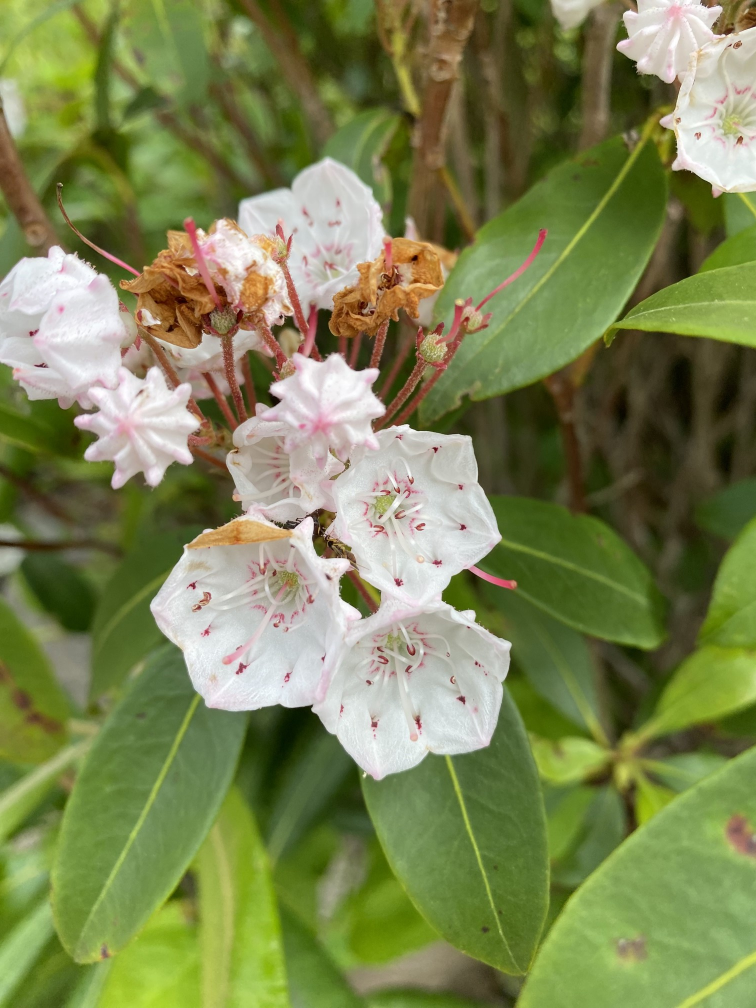
#> input picture Website/backend/data/segmentation/flower.jpg, 1512 x 2016 px (shown at 1/2 size)
$ python -i panorama.py   (imports and definitions only)
#> lines starting #> are read from the running program, lines starting #| are printed output that depends on the picture
"""
Panorama stitching: SIFT correspondences -> linear least-squares homography ->
custom RANSAC outlier rejection -> Levenberg-Marquardt nonlinear refinement ->
multi-image compositing with hole-filling interpolation.

Ported from Homework 5 (ECE 661), generalized from a fixed 5-image pipeline to
an arbitrary sequence of N>=2 images anchored at the middle image, and with the
per-pixel Python forward-warp loops replaced by vectorized numpy scatter
operations (the original pixel-by-pixel loop over a full-resolution image would
take tens of seconds per image; the vectorized version is near-instant).
"""
from __future__ import annotations

from pathlib import Path

import numpy as np
import cv2
from scipy.optimize import least_squares
from scipy import ndimage as nd

MAX_DIM = 900  # resize uploads to keep SIFT + warping responsive

SAMPLE_DIR = Path(__file__).resolve().parents[2] / "data" / "panorama"
SAMPLE_IMAGES = [SAMPLE_DIR / f"{i}.jpg" for i in range(1, 6)]


def resize_for_demo(img_bgr: np.ndarray, max_dim: int = MAX_DIM) -> np.ndarray:
    h, w = img_bgr.shape[:2]
    scale = min(1.0, max_dim / max(h, w))
    if scale < 1.0:
        img_bgr = cv2.resize(img_bgr, (int(w * scale), int(h * scale)), interpolation=cv2.INTER_AREA)
    return img_bgr


# [4 lines left out: function detect_sift, not called in this run]


def draw_keypoints(img_bgr: np.ndarray, kp) -> np.ndarray:
    return cv2.drawKeypoints(img_bgr, kp, None, color=(0, 165, 255), flags=cv2.DRAW_MATCHES_FLAGS_DRAW_RICH_KEYPOINTS)


# [143 lines left out: functions sift_matches, draw_pair_matches, get_H_LLS, get_inliers, ransac_homography, homography_transform and 5 more, not called in this run]


def stitch_panorama(images_bgr: list[np.ndarray], const: float = 10, progress=None) -> dict:
    if len(images_bgr) < 2:
        raise ValueError("Upload at least two overlapping images to stitch a panorama.")

    images_bgr = [resize_for_demo(im) for im in images_bgr]
    grays = [cv2.cvtColor(im, cv2.COLOR_BGR2GRAY) for im in images_bgr]
    n = len(images_bgr)

    keypoints, descriptors, keypoint_overlays = [], [], []
    for i in range(n):
        kp, des = detect_sift(grays[i])
        keypoints.append(kp)
        descriptors.append(des)
        keypoint_overlays.append(draw_keypoints(images_bgr[i], kp))

    pairwise_H, match_overlays = [], []
    for i in range(n - 1):
        if progress:
            progress(f"Matching image {i + 1} <-> {i + 2}")
        coords1, coords2 = sift_matches(keypoints[i], descriptors[i], keypoints[i + 1], descriptors[i + 1])
        H_opt, inliers, outliers = ransac_homography(coords1, coords2, const)
        H_refined = lm_refine(H_opt, coords1, coords2, inliers)
        pairwise_H.append(H_refined)
        match_overlays.append(draw_pair_matches(images_bgr[i], images_bgr[i + 1], coords1, coords2, inliers, outliers))

    anchor = n // 2
    H_to_anchor: list[np.ndarray | None] = [None] * n
    H_to_anchor[anchor] = np.eye(3)
    for k in range(anchor - 1, -1, -1):
        H_to_anchor[k] = H_to_anchor[k + 1] @ pairwise_H[k]
    if anchor + 1 < n:
        H_to_anchor[anchor + 1] = np.linalg.inv(pairwise_H[anchor])
    for k in range(anchor + 2, n):
        H_to_anchor[k] = H_to_anchor[k - 1] @ np.linalg.inv(pairwise_H[k - 1])

    all_corners = np.vstack([warped_corners(H_to_anchor[k], images_bgr[k]) for k in range(n)])
    min_x, min_y = all_corners.min(axis=0)
    max_x, max_y = all_corners.max(axis=0)

    canvas_w = int(np.ceil(max_x - min_x)) + 2
    canvas_h = int(np.ceil(max_y - min_y)) + 2
    canvas = np.zeros((canvas_h, canvas_w, 3), np.uint8)

    for k in range(n):
        if progress:
            progress(f"Compositing image {k + 1}/{n}")
        warp_into_canvas(images_bgr[k], H_to_anchor[k], canvas, min_x, min_y)

    if progress:
        progress("Filling seams")
    panorama = interpolate_holes(canvas)

    return {
        "keypoint_overlays": keypoint_overlays,
        "match_overlays": match_overlays,
        "panorama": panorama,
    }

>>> import cv2
>>> picture = cv2.imread('../../../../Website/backend/data/segmentation/flower.jpg', cv2.IMREAD_GRAYSCALE)
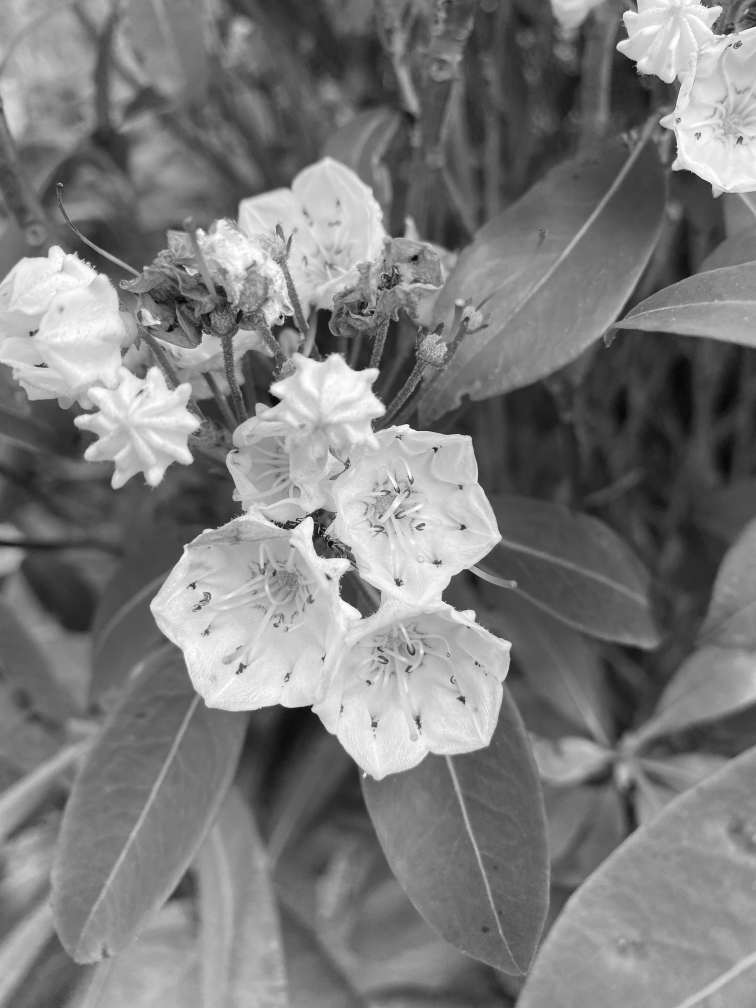
#> picture: shape (2016, 1512) (shown at 1/2 size); min 0, max 255, mean 123.7
>>> result = stitch_panorama(picture)
#> (the run stopped early here; a loop or call above may not have finished)
